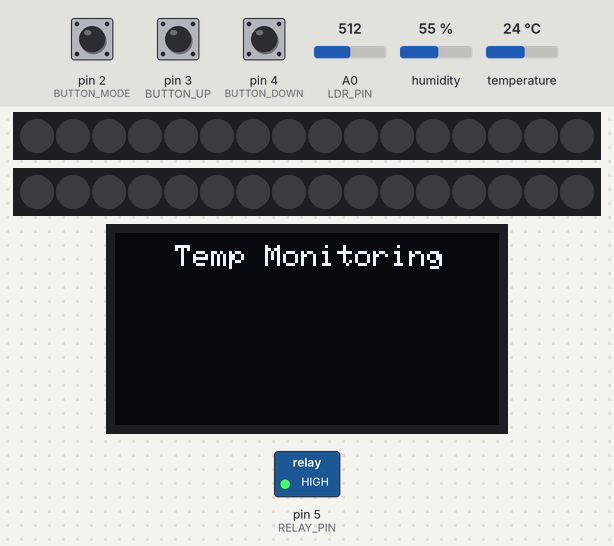
Bench run of a sketch on a simulated Arduino Uno, built with avr-gcc and run on an emulated ATmega328P. Parts: 2 × 16 RGB LEDs in strip order, left to right, 128×64 one-colour display, switched loads named in the sketch (green lamp = pin HIGH). Inputs (shaded band) come from the test bench; at power-on: temperature 24 °C, pin 2 (BUTTON_MODE) HIGH, A0 (LDR_PIN) = 512, pin 3 (BUTTON_UP) HIGH, pin 4 (BUTTON_DOWN) HIGH, humidity 55 %. Dim RGB values are drawn brighter than linear; what the sketch prints to the serial monitor is not drawn.

Above: at 3.1 s.
At 6.6 s:
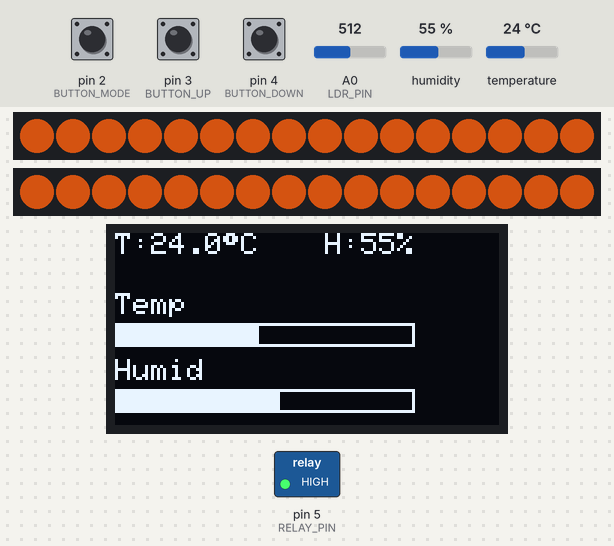
6.7 s: temperature set to 0 °C
At 8.0 s:
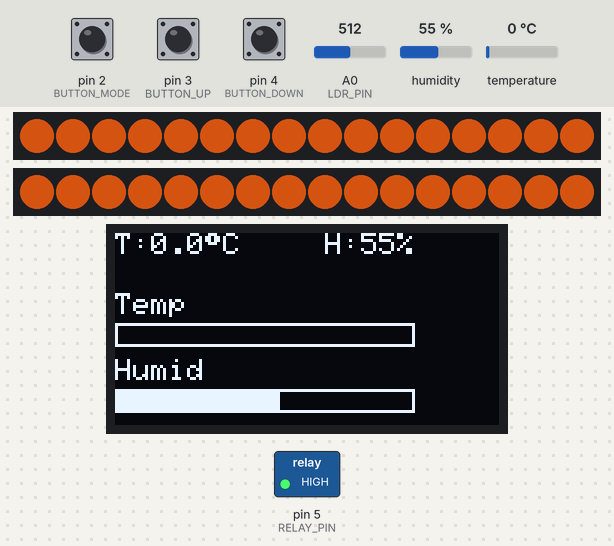
9.0 s: pin 2 (BUTTON_MODE) pulled LOW for 0.15 s
At 10.0 s:
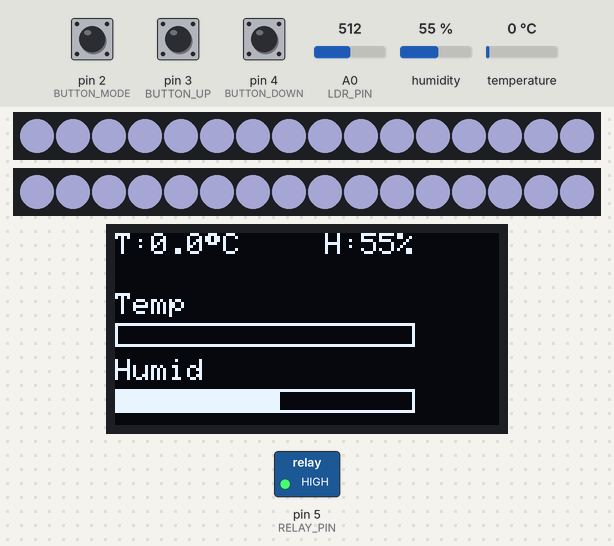
10.6 s: A0 (LDR_PIN) set to 218
16.5 s: A0 (LDR_PIN) set to 187
At 16.8 s:
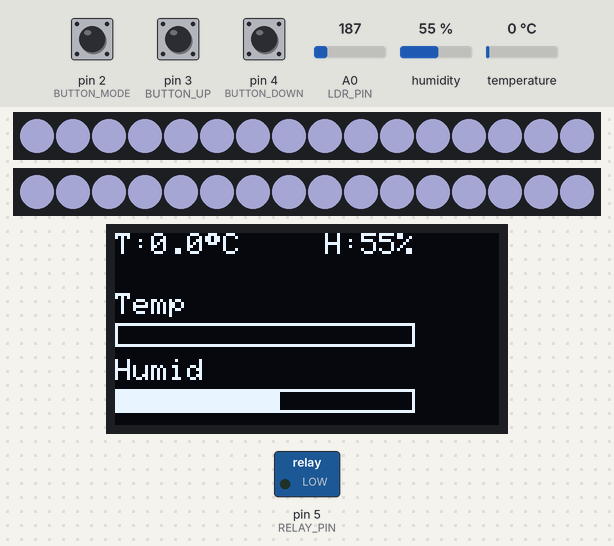
18.0 s: pin 2 (BUTTON_MODE) pulled LOW for 1 s
At 19.2 s:
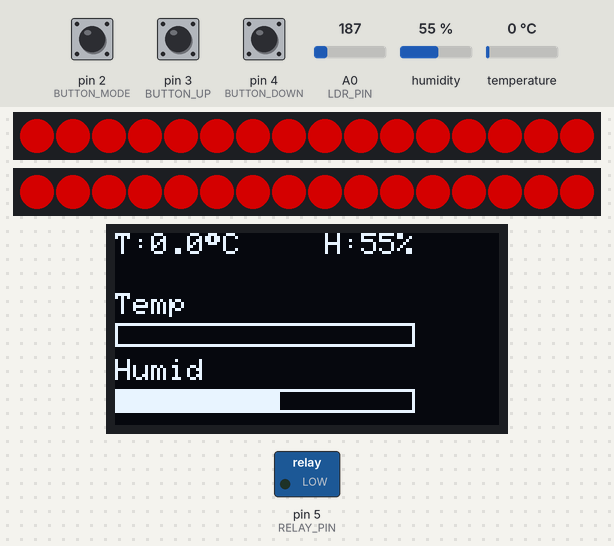
20.5 s: pin 3 (BUTTON_UP) pulled LOW for 0.15 s
Timing chart, 0 to 23.1 s (numbered marks = the images above; inputs shaded):
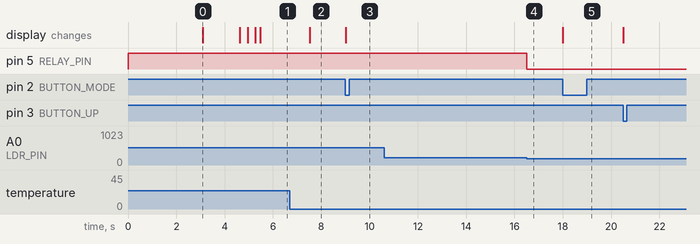

Measured:
- the behaviour switches between 200 and 199 on A0 (LDR_PIN) (found by bisection; images 3 and 4)
- after the input at 6.7 s, the display: changes after 0.82 s (image 2)
- after the input at 10.6 s, every drawn part: stays the same
- after the input at 16.5 s, pin 5 (RELAY_PIN): HIGH → LOW at once
- what the display in image 0 shows lasts 1.5 s, from 3.1 s to 4.6 s

The sketch:

lampu_otomatis_dengan_sensor_suhu_231025.ino
```cpp
#include <Adafruit_NeoPixel.h>
#include <Wire.h>
#include <Adafruit_GFX.h>
#include <Adafruit_SSD1306.h>
#include "DHT.h"

// ========================= KONFIGURASI NEOPIXEL =========================
#define NUMPIXELS 16
#define PIN_LEFT 6
#define PIN_RIGHT 7
#define BUTTON_MODE 2
#define BUTTON_UP 3
#define BUTTON_DOWN 4

// LDR & Relay
#define RELAY_PIN 5
#define LDR_PIN A0
int ldrValue = 0;
int threshold = 200;  // ambang gelap-terang

Adafruit_NeoPixel stripLeft = Adafruit_NeoPixel(NUMPIXELS, PIN_LEFT, NEO_GRB + NEO_KHZ800);
Adafruit_NeoPixel stripRight = Adafruit_NeoPixel(NUMPIXELS, PIN_RIGHT, NEO_GRB + NEO_KHZ800);

int mode = 1;
int brightness = 128;
int rainbowSpeed = 10;
unsigned long lastDebounceTime = 0;
unsigned long debounceDelay = 50;
bool firstBoot = true;

// ========================= KONFIGURASI OLED & DHT =========================
#define SCREEN_WIDTH 128
#define SCREEN_HEIGHT 64
#define OLED_RESET -1
#define SCREEN_ADDRESS 0x3C
Adafruit_SSD1306 display(SCREEN_WIDTH, SCREEN_HEIGHT, &Wire, OLED_RESET);

// DHT sensor
#define DHTPIN A1
#define DHTTYPE DHT22
DHT dht(DHTPIN, DHTTYPE);

unsigned long lastDHTUpdate = 0;
const unsigned long DHTInterval = 2000; // update setiap 2 detik

// ========================= SETUP =========================
void setup() {
  stripLeft.begin();
  stripRight.begin();

  pinMode(BUTTON_MODE, INPUT_PULLUP);
  pinMode(BUTTON_UP, INPUT_PULLUP);
  pinMode(BUTTON_DOWN, INPUT_PULLUP);

  pinMode(RELAY_PIN, OUTPUT);
  digitalWrite(RELAY_PIN, HIGH); // Relay OFF awal

  Serial.begin(9600);

  // OLED setup
  display.begin(SSD1306_SWITCHCAPVCC, SCREEN_ADDRESS);
  display.clearDisplay();
  display.setTextSize(1);
  display.setTextColor(SSD1306_WHITE);

  // Intro
  display.setCursor(15, 20);
  display.print("Hello Fauzan,");
  display.setCursor(5, 35);
  display.print("Have a Nice Day :)");
  display.display();
  delay(3000);

  // Setelah intro, masuk init
  display.clearDisplay();
  display.setCursor(20, 4);
  display.print("Temp Monitoring");
  display.display();
  delay(1500);

  dht.begin();

  // Fade in warm white saat nyala pertama
  if (firstBoot) {
    for (int b = 0; b <= brightness; b += 5) {
      stripLeft.setBrightness(b);
      stripRight.setBrightness(b);
      setColorBoth(255, 100, 20);
      delay(30);
    }
    firstBoot = false;
  }

  stripLeft.setBrightness(brightness);
  stripRight.setBrightness(brightness);
  stripLeft.show();
  stripRight.show();
}

// ========================= LOOP =========================
void loop() {
  handleButtons();

  switch (mode) {
    case 1: setColorBoth(255, 100, 20); break;       // Warm White
    case 2: setColorBoth(200, 200, 255); break;      // Cool White
    case 3: setColorBoth(255, 0, 0); break;          // Merah
    case 4: setColorBoth(255, 80, 0); break;         // Oranye
    case 5: setColorBoth(255, 255, 0); break;        // Kuning
    case 6: setColorBoth(0, 255, 0); break;          // Hijau
    case 7: setColorBoth(50, 200, 255); break;       // Sky Blue
    case 8: setColorBoth(0, 0, 255); break;          // Biru
    case 9: setColorBoth(128, 0, 255); break;        // Ungu
    case 10: setColorBoth(255, 0, 100); break;       // Pink
    case 11: fadeRGB(5); break;                      // Fade RGB
    case 12: rainbowBoth(rainbowSpeed); break;       // Rainbow Smooth
  }

  // ------------------------ Baca LDR dan Kontrol Relay ------------------------
  ldrValue = analogRead(LDR_PIN);
  Serial.print("LDR: ");
  Serial.println(ldrValue);

  if (ldrValue < threshold) {
    digitalWrite(RELAY_PIN, LOW);  // Relay ON (aktif saat gelap)
  } else {
    digitalWrite(RELAY_PIN, HIGH); // Relay OFF
  }

  // ------------------------ Baca Suhu & Tampilkan OLED ------------------------
  if (millis() - lastDHTUpdate > DHTInterval) {
    float suhu = dht.readTemperature();
    float kelembapan = dht.readHumidity();

    display.clearDisplay();
    display.setTextSize(1);

    if (isnan(suhu) || isnan(kelembapan)) {
      display.setCursor(0, 0);
      display.print("Sensor Error!");
      display.display();
    } else {
      // Normalisasi nilai ke panjang bar
      int barSuhu = map((int)suhu, 0, 50, 0, 100);
      int barKelembapan = map((int)kelembapan, 0, 100, 0, 100);

      display.setCursor(0, 0);
      display.print("T:");
      display.print(suhu, 1);
      display.write(247);
      display.print("C");

      display.setCursor(70, 0);
      display.print("H:");
      display.print(kelembapan, 0);
      display.print("%");

      // Bar suhu
      display.setCursor(0, 20);
      display.print("Temp");
      display.drawRect(0, 30, 100, 8, SSD1306_WHITE);
      display.fillRect(0, 30, barSuhu, 8, SSD1306_WHITE);

      // Bar kelembapan
      display.setCursor(0, 42);
      display.print("Humid");
      display.drawRect(0, 52, 100, 8, SSD1306_WHITE);
      display.fillRect(0, 52, barKelembapan, 8, SSD1306_WHITE);
      display.display();
    }

    lastDHTUpdate = millis();
  }

  delay(10);
}

// ========================= TOMBOL =========================
void handleButtons() {
  static int lastModeState = HIGH, lastUpState = HIGH, lastDownState = HIGH;

  int modeState = digitalRead(BUTTON_MODE);
  int upState = digitalRead(BUTTON_UP);
  int downState = digitalRead(BUTTON_DOWN);

  if (modeState == LOW && lastModeState == HIGH && millis() - lastDebounceTime > debounceDelay) {
    mode++;
    if (mode > 12) mode = 1;
    lastDebounceTime = millis();
  }
  lastModeState = modeState;

  if (upState == LOW && lastUpState == HIGH && millis() - lastDebounceTime > debounceDelay) {
    if (mode == 12) {
      rainbowSpeed -= 2;
      if (rainbowSpeed < 1) rainbowSpeed = 1;
    } else {
      brightness += 20;
      if (brightness > 255) brightness = 255;
      updateBrightness();
    }
    lastDebounceTime = millis();
  }
  lastUpState = upState;

  if (downState == LOW && lastDownState == HIGH && millis() - lastDebounceTime > debounceDelay) {
    if (mode == 12) {
      rainbowSpeed += 2;
      if (rainbowSpeed > 50) rainbowSpeed = 50;
    } else {
      brightness -= 20;
      if (brightness < 0) brightness = 0;
      updateBrightness();
    }
    lastDebounceTime = millis();
  }
  lastDownState = downState;
}

void updateBrightness() {
  stripLeft.setBrightness(brightness);
  stripRight.setBrightness(brightness);
}

// ========================= FUNGSI WARNA NEOPIXEL =========================
void setColorBoth(uint8_t r, uint8_t g, uint8_t b) {
  for (int i = 0; i < NUMPIXELS; i++) {
    stripLeft.setPixelColor(i, r, g, b);
    stripRight.setPixelColor(i, r, g, b);
  }
  stripLeft.show();
  stripRight.show();
}

void fadeRGB(uint8_t wait) {
  for (int j = 0; j < 256; j++) {
    uint32_t color = Wheel(j);
    for (int i = 0; i < NUMPIXELS; i++) {
      stripLeft.setPixelColor(i, color);
      stripRight.setPixelColor(i, color);
    }
    stripLeft.show();
    stripRight.show();
    delay(wait);
  }
}

void rainbowBoth(uint8_t wait) {
  static uint16_t j = 0;
  for (int i = 0; i < NUMPIXELS; i++) {
    int pixelIndex = (i * 256 / NUMPIXELS + j) & 255;
    stripLeft.setPixelColor(i, Wheel(pixelIndex));
    stripRight.setPixelColor(i, Wheel(pixelIndex));
  }
  stripLeft.show();
  stripRight.show();
  delay(wait);
  j++;
}

uint32_t Wheel(byte WheelPos) {
  WheelPos = 255 - WheelPos;
  if (WheelPos < 85) return stripLeft.Color(255 - WheelPos * 3, 0, WheelPos * 3);
  if (WheelPos < 170) {
    WheelPos -= 85;
    return stripLeft.Color(0, WheelPos * 3, 255 - WheelPos * 3);
  }
  WheelPos -= 170;
  return stripLeft.Color(WheelPos * 3, 255 - WheelPos * 3, 0);
}
```
